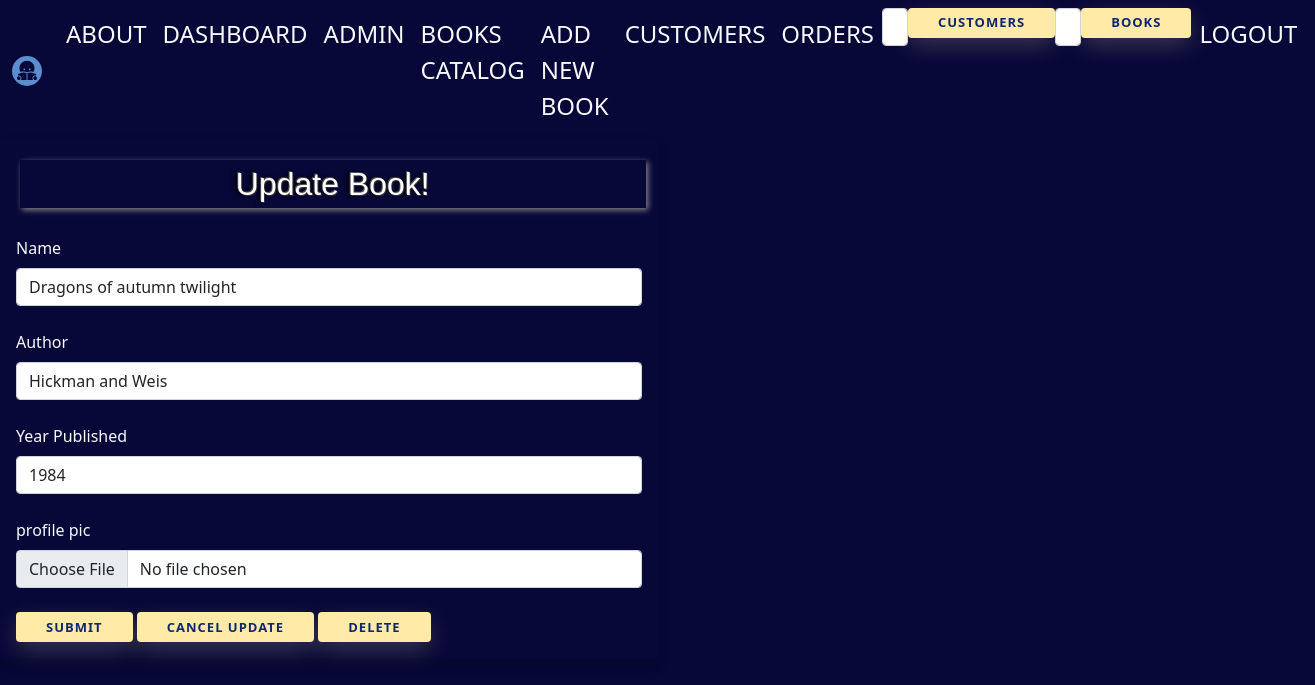
Page /update_book/1 (signed in) on the committed database.
### models.py (models this page shows, shortened)
class Books(db.Model):
    id             = db.Column(db.Integer, primary_key=True)
    name           = db.Column(db.String(200), nullable=False, unique=True)
    author         = db.Column(db.String(200), nullable=False)
    year_published = db.Column(db.Integer, nullable=False)
    profile_pic       = db.Column(db.String(), nullable=True)
    copy = db.relationship("Orders", backref="orderer", lazy=True)

### app.py (the view)
@app.route('/update_book/<int:id>', methods=['GET','POST'])
@login_required
def Update_book(id):
    form=BookForm()
    name_to_update=Books.query.get_or_404(id)
    if request.method=="POST":
        name_to_update.name=request.form['name']
        name_to_update.author=request.form['author']
        name_to_update.year_published=request.form['year_published']
        name_to_update.profile_pic=request.files['profile_pic']
        pic_filename = secure_filename(name_to_update.profile_pic.filename)
        pic_name = str(uuid.uuid1()) + "_" + pic_filename
        name_to_update.profile_pic.save(os.path.join(app.config['UPLOAD_FOLDER'], pic_name))
        name_to_update.profile_pic = pic_name
        try:
            db.session.commit()
            flash('Book Updated Successfully!')
            our_books=Books.query.order_by(Books.id)
            our_customers=Customers.query.order_by(Customers.date_added)
            return render_template("dashboard.html", form=form, our_books=our_books, our_customers=our_customers )
        except:
            flash('Error! Try Again')
            return render_template ("update_book.html", form=form, name_to_update=name_to_update )
    else:
        return render_template ("update_book.html", form=form, name_to_update=name_to_update, id=id )

### forms.py
class BookForm(FlaskForm):
    name = StringField('Name', validators=[DataRequired()])
    author = StringField('Author', validators=[DataRequired()])
    year_published = StringField('Year Published', validators=[DataRequired()])
    profile_pic = FileField('profile pic', validators=[FileAllowed(['jpg', 'png'])])
    submit = SubmitField('Submit')

class SearchForm(FlaskForm):
    searched = StringField("Searched")
    submit = SubmitField('Submit')

### app.py (called while the page is built)
@login_manager.user_loader
def load_customer(customer_id):
    return Customers.query.get(int(customer_id))

@app.context_processor
def base():
    form=SearchForm()
    return dict(form=form)

@app.context_processor
def base():
    form=Search2Form()
    return dict(form=form)

### templates/update_book.html (shortened to what this page needs)
{% extends 'layout.html' %}
{% block body %}
{% if name %}
<h1>Update Book!</h1>
<br /><br /><br />
<table class="table w-50 table-hover table-success table-bordered table-striped">
	{% for our_book in our_books%}
	<tr>
		<td>{{ our_book.id }}-{{ our_book.name }}-{{ our_book.author }}-{{ our_book.year_published }}</td>
	</tr>
</table>
	{% endfor %}
{% else %}
<div class="w-50 shadow p-3 mb-5 bg-transparent rounded text-light">
	<h1>Update Book!</h1>
<br />
	<form action="/update_book/{{ name_to_update.id }}" method="POST" enctype="multipart/form-data">
		{{ form.name.label(class="form-label") }}
		{{ form.name(class="form-control", value=name_to_update.name) }}
		<br />
		{{ form.author.label(class="form-label") }}
		{{ form.author(class="form-control", value=name_to_update.author) }}
		<br />
        {{ form.year_published.label(class="form-label") }}
		{{ form.year_published(class="form-control", value=name_to_update.year_published) }}
		<br />
        {{ form.profile_pic.label(class="form-label") }}
		{{ form.profile_pic(class="form-control", value=name_to_update.profile_pic) }}
		<br />
		{{ form.submit(class="btn btn-secondary") }}
		<a href="{{ url_for('book.add_book') }}" class="btn btn-danger">Cancel Update</a>
		<a href="{{ url_for('book.delete_book', id=id) }}" class="btn btn-danger">Delete</a>
	</form>
</div>
{% endif %}
{% endblock %}

### static/css/style.css (style rules this page uses)
body { background-color: rgb(7, 7, 56); }
h1 { font-size: 32px; text-shadow: -1px -1px rgb(77, 77, 77), 1px 1px rgb(49, 49, 49), -3px 0 4px #000; font-family:Arial, Helvetica, sans-serif; color: rgb(255, 255, 255); padding:5px; font-weight:lighter; -moz-box-shadow: 2px 2px 6px #888; -webkit-box-shadow: 2px 2px 6px #888; box-shadow:2px 2px 6px #888; text-align:center; display:block; margin:4px; width: 100%; background-image:url(images/background-h1-wood.jpg); }
.btn { border-radius: 4px; height: 30px; font-size: 13px; font-weight: 600; text-transform: uppercase; -webkit-transition : all 200ms linear; transition: all 200ms linear; padding: 0 30px; letter-spacing: 1px; display: -webkit-inline-flex; display: -ms-inline-flexbox; display: inline-flex; -webkit-align-items: center; -moz-align-items: center; -ms-align-items: center; align-items: center; -webkit-justify-content: center; -moz-justify-content: center; -ms-justify-content: center; justify-content: center; -ms-flex-pack: center; text-align: center; border: none; background-color: #ffeba7; color: #102770; box-shadow: 0 8px 24px 0 rgba(255,235,167,.2); }
a { text-decoration: none; color: inherit; font-size: 24px; }

### rows in the picture
Books: name "Dragons of autumn twilight", author "Hickman and Weis", year_published "1984"
